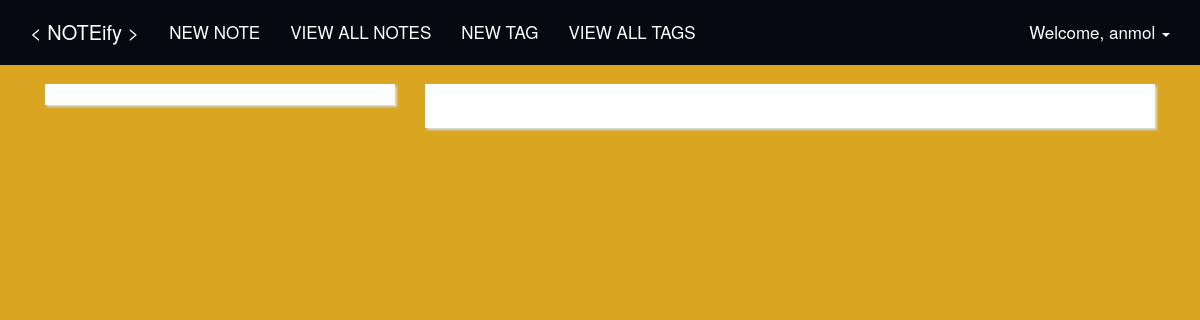
Page /notes/26/ (signed in) on the earlier database version.
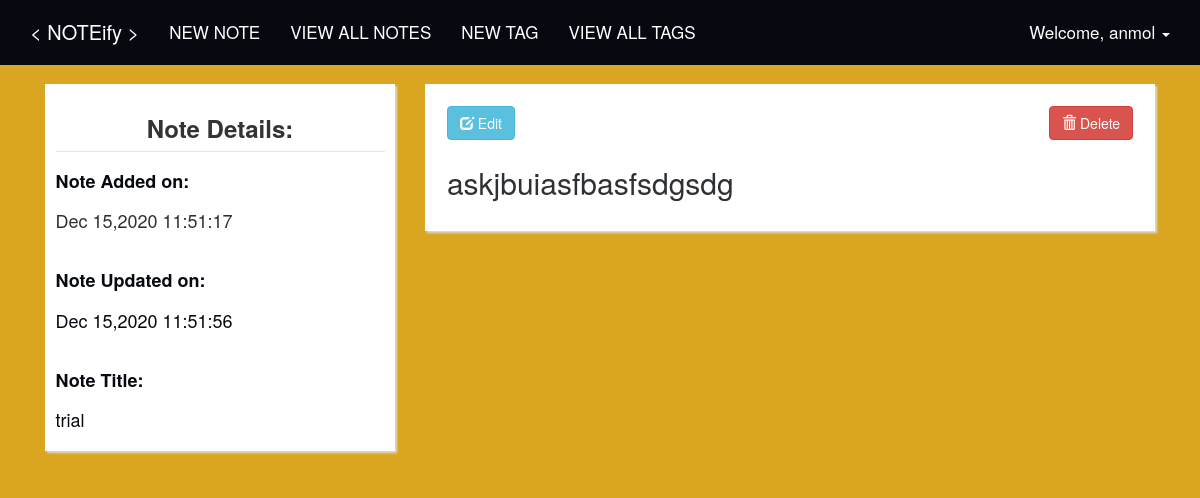
Same page on the later database version.
### tables this page shows
CREATE TABLE `notes` (
  `id` INTEGER NOT NULL PRIMARY KEY AUTOINCREMENT,
  `created` TIMESTAMP NOT NULL DEFAULT (strftime('%Y-%m-%d %H:%M:%S', 'now', 'localtime')),
  `updated` TIMESTAMP NOT NULL DEFAULT (strftime('%Y-%m-%d %H:%M:%S', 'now', 'localtime')),
  `note_title` VARCHAR(255),
  `note` TEXT,
  `note_markdown` TEXT,
  `tags` VARCHAR(200),
  `user_id` INTEGER,
  FOREIGN KEY(user_id) REFERENCES users(id)
);

### core/views.py (the view)
@core.route("/notes/<id>/")
@login_required
def view_note(id):
    notes = functions.get_data_using_id(id)
    return render_template('view_note.html', notes=notes, username=session['username'])

### core/views.py (called while the page is built)
@current_app.template_filter()
def custom_date(date):
    import datetime
    date = datetime.datetime.strptime(date, '%Y-%m-%d %H:%M:%S')
    return date.strftime('%b %d,%Y %H:%M:%S')

### utils/functions.py (called while the page is built)
def get_database_connection():
    import sqlite3
    sqlite_file = 'notes.db'
    file_exists = os.path.isfile(sqlite_file)
    conn = sqlite3.connect(sqlite_file)
    if not file_exists:
        create_sqlite_tables(conn)
    return conn

def get_data_using_id(id):
    conn = get_database_connection()
    try:
        cursor = conn.cursor()
        cursor.execute('SELECT * FROM notes WHERE id=' + str(id))
        results = cursor.fetchall()
        cursor.close()
        return results
    except:
        cursor.close()

### templates/view_note.html
{% extends "index.html" %}
{% block content %}
    <div class="container" style="padding-top: 2%">
        <div class="col-lg-4 col-md-4 col-sm-12 col-xs-12">
            <div class="thumbnail" style="padding: 3%">
                {% for note in notes %}
                    <legend><h3 class="text-center"><b>Note Details:</b></h3></legend>
                    <h4 ><b style="color: #06090f;">Note Added on:</b> <br><br> {{ note[1] | custom_date }}</h4>
                    <br>
                    <h4 style="color: #06090f;"><b>Note Updated on:</b> <br><br> {{ note[2] | custom_date }}</h4>
                    <br>
                    <h4 style="color: #06090f;"><b>Note Title:</b> <br><br> {{ note[3] }}</h4>
                {% endfor %}
            </div>
        </div>
        <div class="col-lg-8 col-md-8 col-sm-12 col-xs-12">
            <div class="thumbnail"  style="padding: 3%">
                {% for note in notes %}
                    <a href="/notes/edit/{{ note[0] }}/" class="pull-left">
                        <button type="button" class="btn btn-info">
                            <span class="glyphicon glyphicon-edit"></span> Edit
                        </button>
                    </a>
                    <a href="/notes/delete/{{ note[0] }}/" class="pull-right">
                        <button type="button" class="btn btn-danger">
                            <span class="glyphicon glyphicon-trash"></span> Delete
                        </button>
                    </a>
                    <br>
                    <br>
                    <h2>{{ note[4] | safe }}</h2>
                {% endfor %}
            </div>
        </div>
    </div>
{% endblock %}

Differences in the rows shown:
added notes: created "Dec 15,2020 11:51:17", updated "Dec 15,2020 11:51:56", note_title "trial", note "askjbuiasfbasfsdgsdg"
